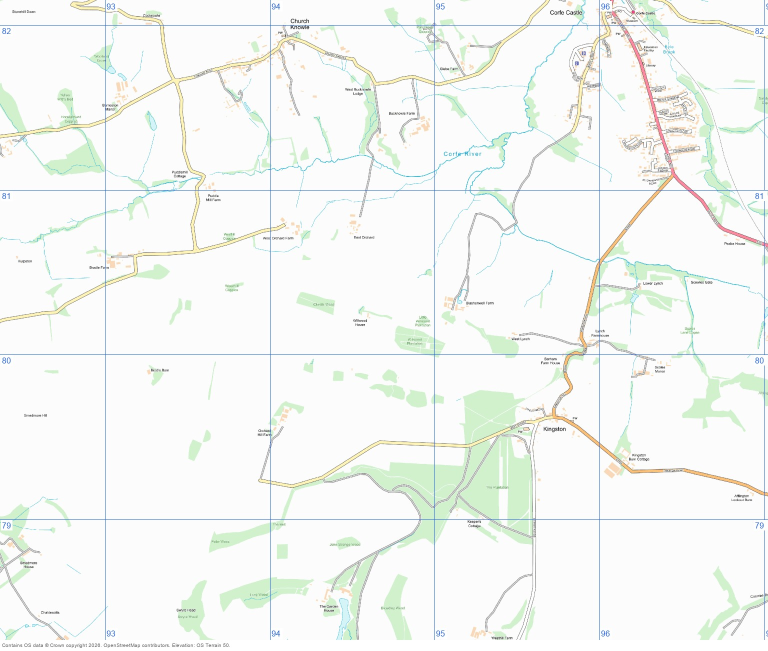
#> input picture scratchpad/_geo_guided/_mapcache/dorset-coast-z15-final.jpg, 1536 x 1302 px, given in place of _m_ribble-valley-z16-final.jpg, which was not available (shown at 1/2 size)
$ python _rp12_px.py
#> lines starting #> are read from the running program, lines starting #| are printed output that depends on the picture; pictures that were not available may be replaced by others from this repository, and a replacement may not be noted
import os
from PIL import Image
import numpy as np
d=os.path.dirname(os.path.abspath(__file__))
def grid(name):
#> called with name = 'ribble-valley-z16-final.jpg'
    im=Image.open(os.path.join(d,"_m_"+name)).convert("RGB")
#> im is the input picture: PIL image 1536x1302 RGB; mean R, G, B 244.1, 247, 243.8
    a=np.asarray(im).astype(int)
    r,g,b=a[:,:,0],a[:,:,1],a[:,:,2]
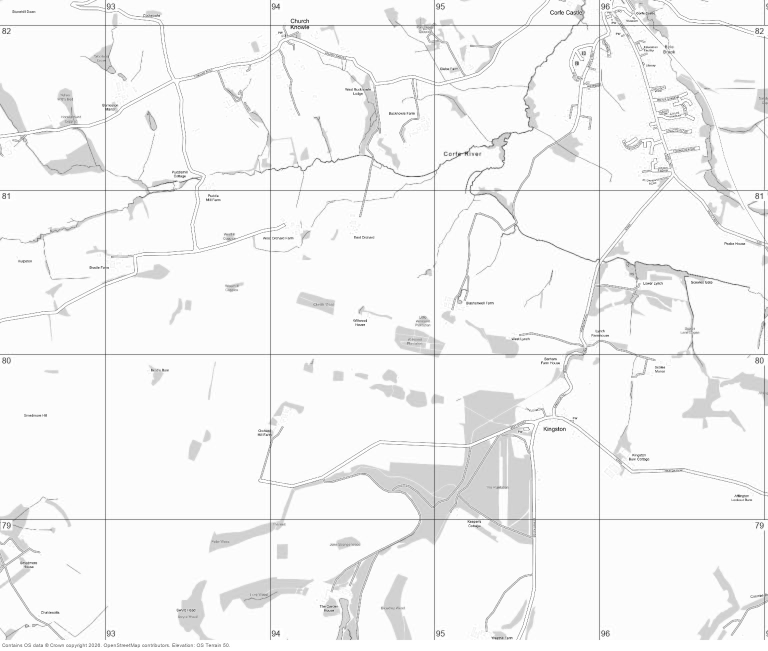
#> r: shape (1302, 1536) int64 (shown at 1/2 size); min 0, max 255, mean 244.1
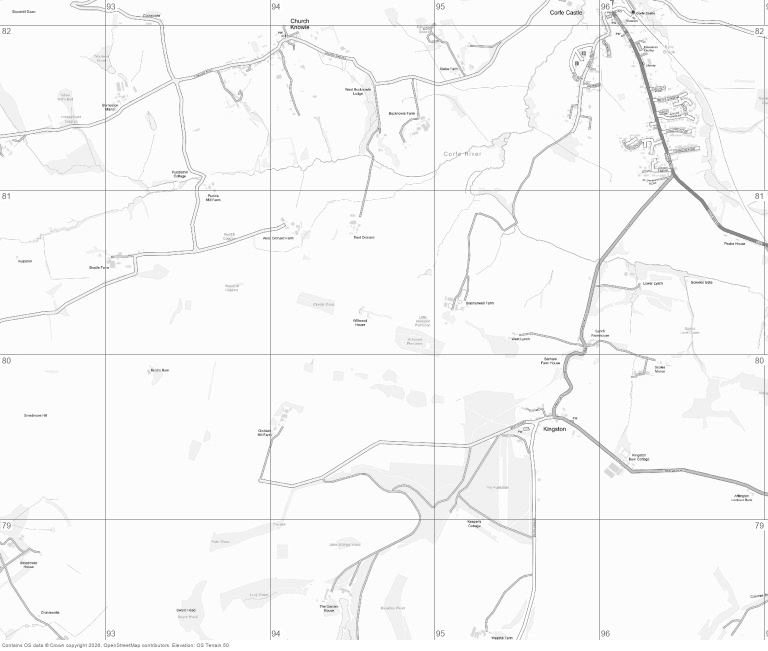
#> g: shape (1302, 1536) int64 (shown at 1/2 size); min 0, max 255, mean 247
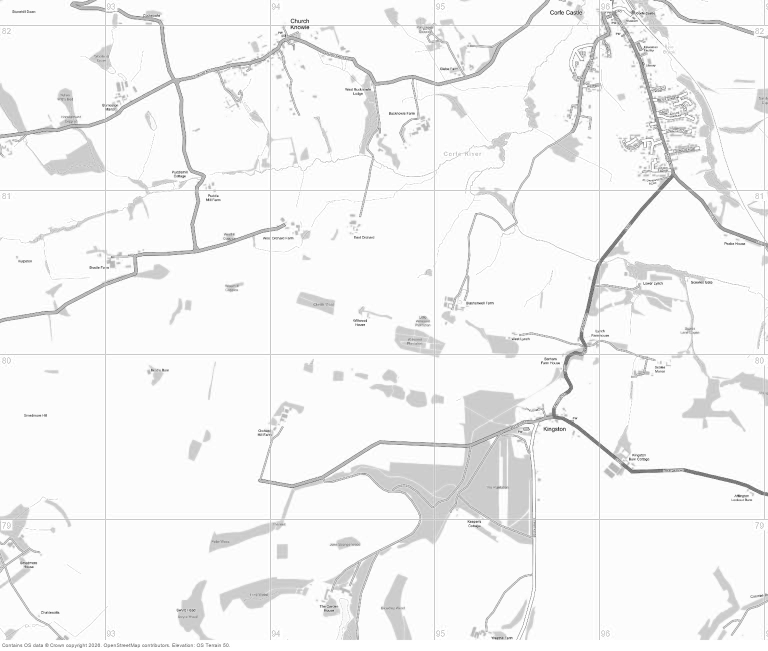
#> b: shape (1302, 1536) int64 (shown at 1/2 size); min 0, max 255, mean 243.8
    # OS grid lines are light blue/violet thin lines
    m=(b>150)&(b-r>30)&(b-g>20)&(r>60)
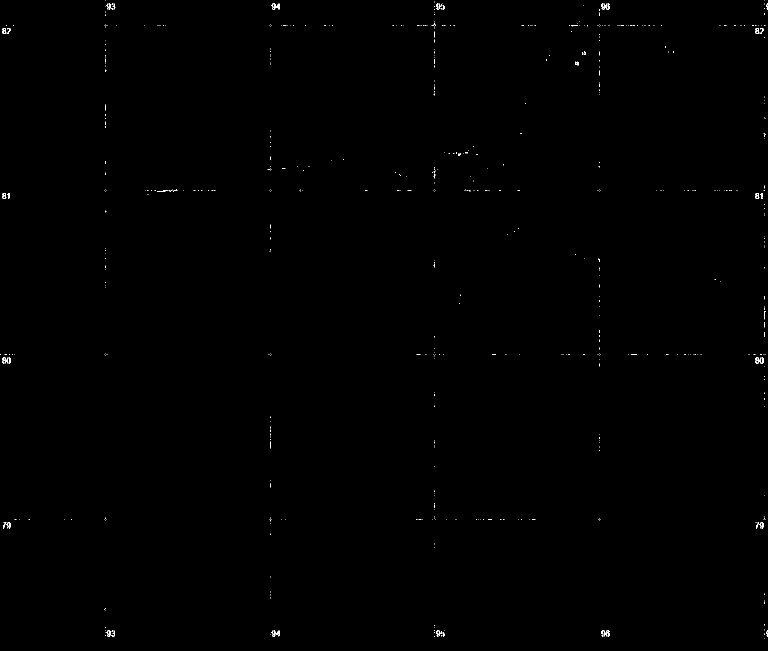
#> m: shape (1302, 1536) bool (shown at 1/2 size); 0.15% white in thin lines or dots
    colsum=m.sum(axis=0); rowsum=m.sum(axis=1)
#> after `colsum = m.sum(axis=0)`: colsum = 1536 values, max 113 at index 869, min 0 at index 2, mean 2.01
#> after `rowsum = m.sum(axis=1)`: rowsum = 1302 values, max 104 at index 51, min 0 at index 1, mean 2.37
    H,W=m.shape
#> H = 1302; W = 1536
    cols=[i for i in range(W) if colsum[i]>H*0.5]
#> cols = []
    rows=[i for i in range(H) if rowsum[i]>W*0.5]
#> rows = []
    def group(xs):
        out=[];cur=[xs[0]] if xs else []
#> after `cur = [xs[0]] if xs else []`: cur = []
        for x in xs[1:]:
            if x-cur[-1]<=3: cur.append(x)
            else: out.append(sum(cur)/len(cur)); cur=[x]
#> this loop made 0 passes
#> after the loop, out = []
        if cur: out.append(sum(cur)/len(cur))
        return out
    return group(cols), group(rows), im.size
for n in ["ribble-valley-z16-final.jpg","lake-district-z15-final.jpg","dorset-coast-z16-final.jpg","peak-district-z16-final.jpg","yorkshire-dales-z16-final.jpg","ribble-valley-z15-final.jpg","dorset-coast-z15-final.jpg","peak-district-z15-final.jpg"]:
    c,r,s=grid(n)
#> c = []; r = []; s = (1536, 1302)
    dc=[round(c[i+1]-c[i],1) for i in range(len(c)-1)]
#> dc = []
    dr=[round(r[i+1]-r[i],1) for i in range(len(r)-1)]
#> dr = []
    print(n, s, "cols",[round(x,1) for x in c], dc, "rows",[round(x,1) for x in r], dr)
#| ribble-valley-z16-final.jpg (1536, 1302) cols [] [] rows [] []
#> pass 2 of the loop `for n in ["ribble-valley-z16-final.jpg","lake-district-z15-final.jpg",..`:
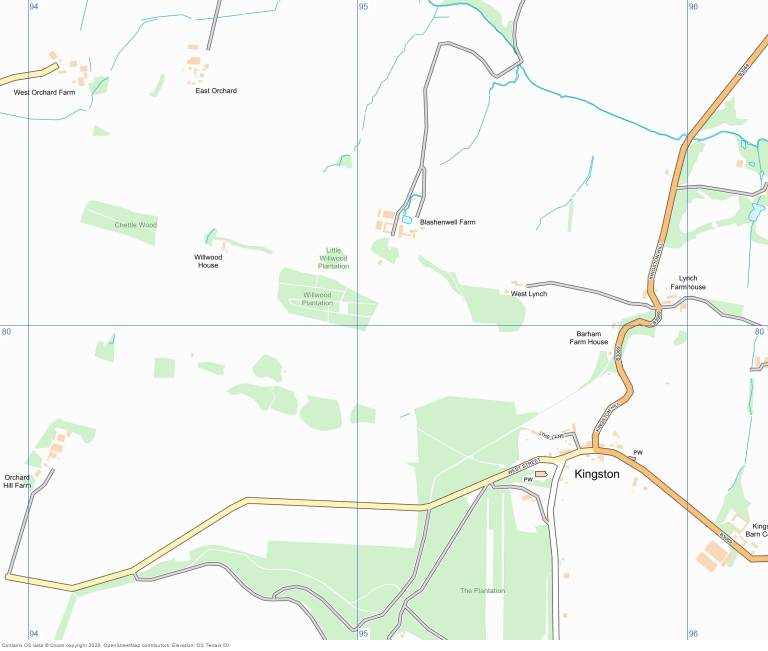
#> input picture scratchpad/_geo_guided/_mapcache/dorset-coast-z16-final.jpg, 1536 x 1302 px, given in place of _m_lake-district-z15-final.jpg, which was not available (shown at 1/2 size)
#> in grid, im is the input picture: PIL image 1536x1302 RGB; mean R, G, B 243.2, 247, 241.8
#> in grid (call 2), `r,g,b=a[:,:,0],a[:,:,1],a[:,:,2]`:
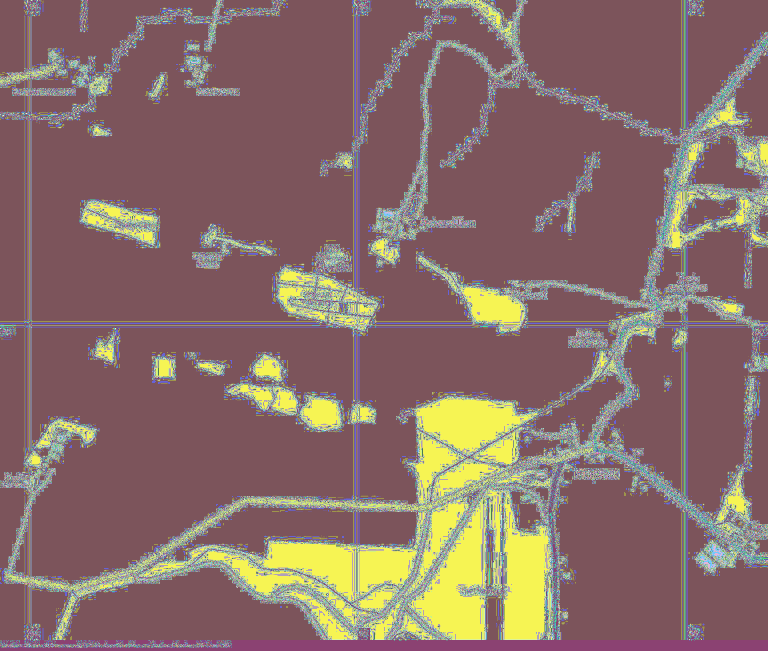
#> g: shape (1302, 1536) int64 (shown at 1/2 size); 256 distinct labels, from 0 to 255; one colour per label, 0 black
#> in grid (call 2), `m=(b>150)&(b-r>30)&(b-g>20)&(r>60)`:
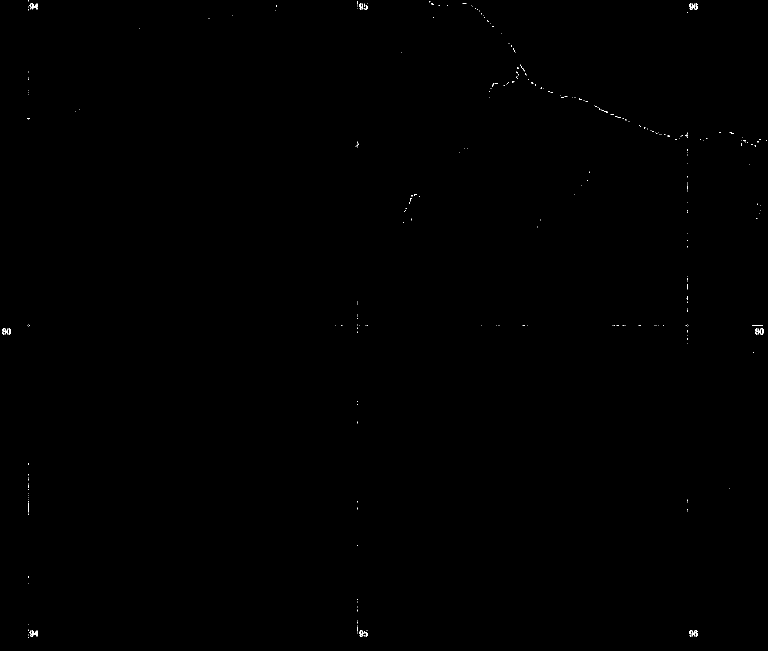
#> m: shape (1302, 1536) bool (shown at 1/2 size); 0.09% white in thin lines or dots
#> colsum = 1536 values, max 61 at index 1374, min 0 at index 0, mean 1.15
#> rowsum = 1302 values, max 47 at index 650, min 0 at index 23, mean 1.35
#| lake-district-z15-final.jpg (1536, 1302) cols [] [] rows [] []
#> (the run stopped early here; a loop or call above may not have finished)
